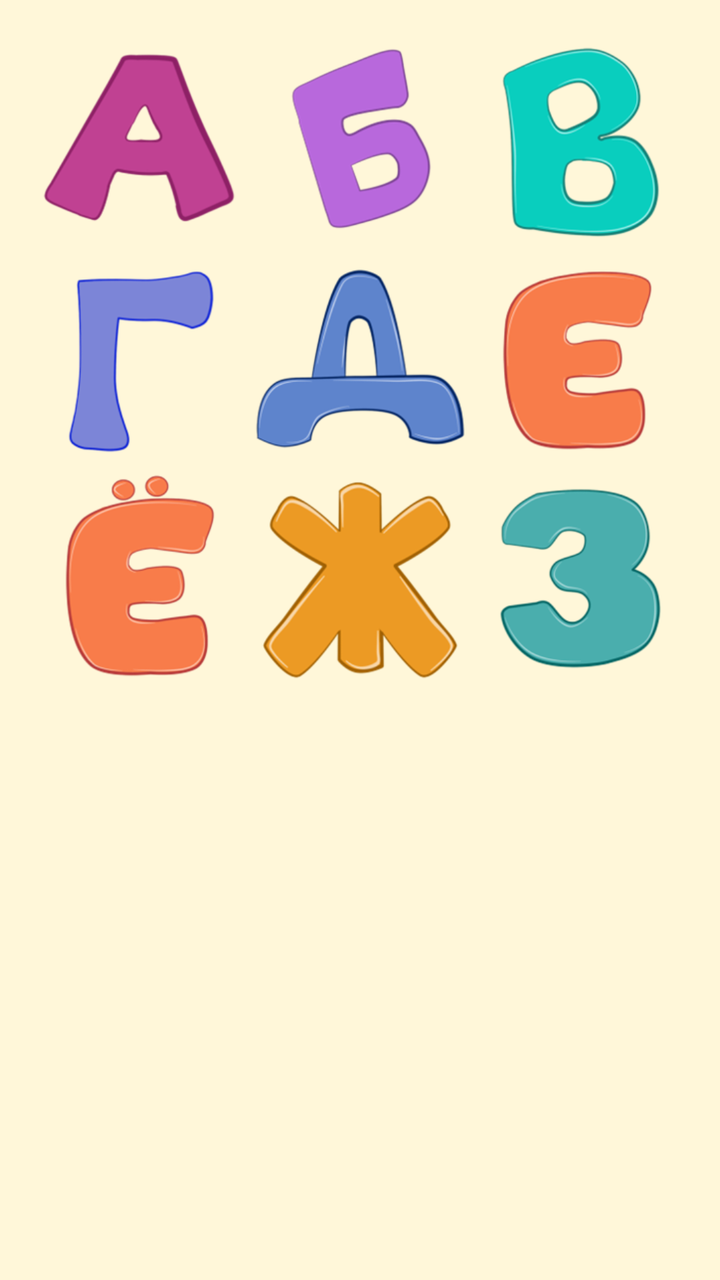
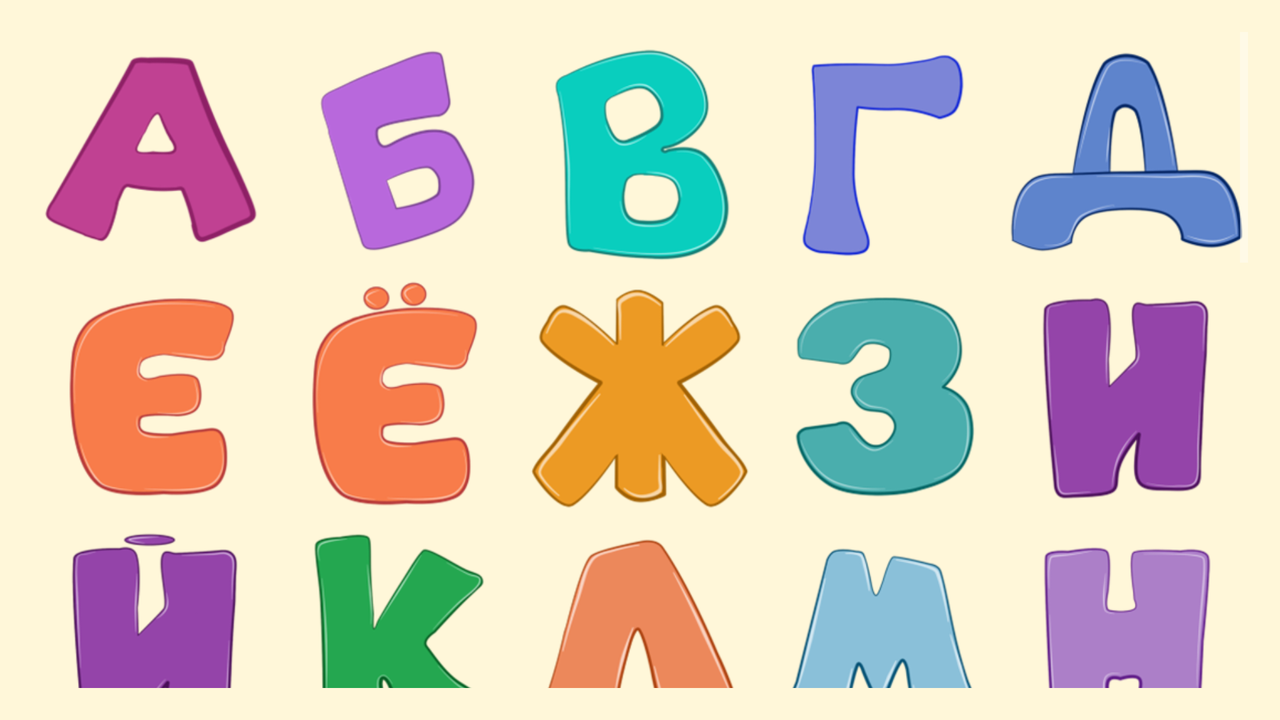

One screen, two layout resources from the same app: the default and the repository's alternative for another configuration. Each is rendered where Android would select it; the XML of both is given below.
<!-- AndroidManifest.xml: application theme AppTheme -->
<!-- res/layout/activity_2.xml -->
<?xml version="1.0" encoding="utf-8"?>
<TableLayout
    xmlns:android="http://schemas.android.com/apk/res/android"
    xmlns:tools="http://schemas.android.com/tools"
    android:layout_width="match_parent"
    android:layout_height="match_parent"
    android:paddingLeft="@dimen/activity_horizontal_margin"
    android:paddingRight="@dimen/activity_horizontal_margin"
    android:paddingTop="@dimen/activity_vertical_margin"
    android:paddingBottom="@dimen/activity_vertical_margin"
    tools:context="com.webacademy.androidprojectteam.Activity_2"
    android:background="@color/bgrActivity2"
    android:rowCount="3"
    android:columnCount="3">
    <TableRow
        android:layout_width="match_parent"
        android:layout_height="wrap_content">
        <ImageView
            style="@style/AlphabetButtons"
            android:id="@+id/buttonA"
            android:src="@drawable/a_button"/>
        <ImageView
            style="@style/AlphabetButtons"
            android:id="@+id/buttonB"
            android:src="@drawable/b_button"/>
        <ImageView
            style="@style/AlphabetButtons"
            android:id="@+id/buttonV"
            android:src="@drawable/v_button"/>
    </TableRow>
    <TableRow
        android:layout_width="match_parent"
        android:layout_height="wrap_content">
        <ImageView
            style="@style/AlphabetButtons"
            android:id="@+id/buttonG"
            android:src="@drawable/g_button"/>
        <ImageView
            style="@style/AlphabetButtons"
            android:id="@+id/buttonD"
            android:src="@drawable/d_button"/>
        <ImageView
            style="@style/AlphabetButtons"
            android:id="@+id/buttonE"
            android:src="@drawable/e_button"/>
    </TableRow>
    <TableRow
        android:layout_width="match_parent"
        android:layout_height="wrap_content">
        <ImageView
            style="@style/AlphabetButtons"
            android:id="@+id/buttonEy"
            android:src="@drawable/ey_button"/>
        <ImageView
            style="@style/AlphabetButtons"
            android:id="@+id/buttonZh"
            android:src="@drawable/zh_button"/>
        <ImageView
            style="@style/AlphabetButtons"
            android:id="@+id/buttonZ"
            android:src="@drawable/z_button"/>
    </TableRow>
</TableLayout>
<!-- resources referenced by this layout -->
<resources>
  <color name="bgrActivity2">#FFF7D9</color>
  <dimen name="activity_horizontal_margin">16dp</dimen>
  <dimen name="activity_vertical_margin">16dp</dimen>
  <!-- drawable a_button: png bitmap (drawable, 13242 bytes) -->
  <!-- drawable b_button: png bitmap (drawable, 12015 bytes) -->
  <!-- drawable d_button: png bitmap (drawable, 19847 bytes) -->
  <!-- drawable e_button: png bitmap (drawable, 16924 bytes) -->
  <!-- drawable ey_button: png bitmap (drawable, 19162 bytes) -->
  <!-- drawable g_button: png bitmap (drawable, 9754 bytes) -->
  <!-- drawable v_button: png bitmap (drawable, 20693 bytes) -->
  <!-- drawable z_button: png bitmap (drawable, 16808 bytes) -->
  <!-- drawable zh_button: png bitmap (drawable, 22564 bytes) -->
  <style name="AlphabetButtons">
          <item name="android:layout_width">0dp</item>
          <item name="android:layout_weight">1</item>
          <item name="android:layout_height">wrap_content</item>
          <item name="android:onClick">alphabetButtonClick</item>
          <item name="android:adjustViewBounds">true</item>
          <item name="android:scaleType">centerInside</item>
      </style>
  <style name="AppTheme" parent="Theme.AppCompat.NoActionBar" />
</resources>
<!-- res/layout-land/activity_2.xml (the repository's variant of the layout above) -->
<!-- drawn on the phone turned sideways -->
<?xml version="1.0" encoding="utf-8"?>
<LinearLayout
    xmlns:android="http://schemas.android.com/apk/res/android"
    xmlns:tools="http://schemas.android.com/tools"
    android:layout_width="match_parent"
    android:layout_height="match_parent"
    android:orientation="vertical"
    android:paddingLeft="@dimen/activity_horizontal_margin"
    android:paddingRight="@dimen/activity_horizontal_margin"
    android:paddingTop="@dimen/activity_vertical_margin"
    android:paddingBottom="@dimen/activity_vertical_margin"
    tools:context="com.webacademy.androidprojectteam.Activity_2"
    android:background="@color/bgrActivity2">
    <ScrollView
        android:layout_width="match_parent"
        android:layout_height="wrap_content">
        <TableLayout
            android:layout_width="match_parent"
            android:layout_height="wrap_content">
            <TableRow>
                <ImageView
                    style="@style/AlphabetButtons"
                    android:id="@+id/buttonA"
                    android:src="@drawable/a_button" />
                <ImageView
                    style="@style/AlphabetButtons"
                    android:id="@+id/buttonB"
                    android:src="@drawable/b_button"/>
                <ImageView
                    style="@style/AlphabetButtons"
                    android:id="@+id/buttonV"
                    android:src="@drawable/v_button" />
                <ImageView
                    style="@style/AlphabetButtons"
                    android:id="@+id/buttonG"
                    android:src="@drawable/g_button"/>
                <ImageView
                    style="@style/AlphabetButtons"
                    android:id="@+id/buttonD"
                    android:src="@drawable/d_button"/>
            </TableRow>
            <TableRow>
                <ImageView
                    style="@style/AlphabetButtons"
                    android:id="@+id/buttonE"
                    android:src="@drawable/e_button"/>
                <ImageView
                    style="@style/AlphabetButtons"
                    android:id="@+id/buttonEy"
                    android:src="@drawable/ey_button"/>
                <ImageView
                    style="@style/AlphabetButtons"
                    android:id="@+id/buttonZh"
                    android:src="@drawable/zh_button"/>
                <ImageView
                    style="@style/AlphabetButtons"
                    android:id="@+id/buttonZ"
                    android:src="@drawable/z_button"/>
                <ImageView
                    style="@style/AlphabetButtons"
                    android:id="@+id/buttonI"
                    android:src="@drawable/i_button"/>
            </TableRow>
            <TableRow>
                <ImageView
                    style="@style/AlphabetButtons"
                    android:id="@+id/buttonIy"
                    android:src="@drawable/iy_button"/>
                <ImageView
                    style="@style/AlphabetButtons"
                    android:id="@+id/buttonK"
                    android:src="@drawable/k_button"/>
                <ImageView
                    style="@style/AlphabetButtons"
                    android:id="@+id/buttonL"
                    android:src="@drawable/l_button"/>
                <ImageView
                    style="@style/AlphabetButtons"
                    android:id="@+id/buttonM"
                    android:src="@drawable/m_button"/>
                <ImageView
                    style="@style/AlphabetButtons"
                    android:id="@+id/buttonN"
                    android:src="@drawable/n_button"/>
            </TableRow>
            <TableRow>
                <ImageView
                    style="@style/AlphabetButtons"
                    android:id="@+id/buttonO"
                    android:src="@drawable/o_button"/>
                <ImageView
                    style="@style/AlphabetButtons"
                    android:id="@+id/buttonP"
                    android:src="@drawable/p_button"/>
                <ImageView
                    style="@style/AlphabetButtons"
                    android:id="@+id/buttonR"
                    android:src="@drawable/r_button"/>
                <ImageView
                    style="@style/AlphabetButtons"
                    android:id="@+id/buttonS"
                    android:src="@drawable/s_button"/>
                <ImageView
                    style="@style/AlphabetButtons"
                    android:id="@+id/buttonT"
                    android:src="@drawable/t_button"/>
            </TableRow>
            <TableRow>
                <ImageView
                    style="@style/AlphabetButtons"
                    android:id="@+id/buttonU"
                    android:src="@drawable/u_button"/>
                <ImageView
                    style="@style/AlphabetButtons"
                    android:id="@+id/buttonF"
                    android:src="@drawable/f_button"/>
                <ImageView
                    style="@style/AlphabetButtons"
                    android:id="@+id/buttonH"
                    android:src="@drawable/h_button"/>
                <ImageView
                    style="@style/AlphabetButtons"
                    android:id="@+id/buttonC"
                    android:src="@drawable/c_button"/>
                <ImageView
                    style="@style/AlphabetButtons"
                    android:id="@+id/buttonCh"
                    android:src="@drawable/ch_button"/>
            </TableRow>
            <TableRow>
                <ImageView
                    style="@style/AlphabetButtons"
                    android:id="@+id/buttonSh"
                    android:src="@drawable/sh_button"/>
                <ImageView
                    style="@style/AlphabetButtons"
                    android:id="@+id/buttonShy"
                    android:src="@drawable/shy_button"/>
                <ImageView
                    style="@style/AlphabetButtons"
                    android:id="@+id/buttonZt"
                    android:src="@drawable/zt_button"/>
                <ImageView
                    style="@style/AlphabetButtons"
                    android:id="@+id/buttonYy"
                    android:src="@drawable/yy_button"/>
                <ImageView
                    style="@style/AlphabetButtons"
                    android:id="@+id/buttonZm"
                    android:src="@drawable/zm_button"/>
            </TableRow>
            <TableRow>
                <ImageView
                    style="@style/AlphabetButtons"
                    android:id="@+id/buttonEe"
                    android:src="@drawable/ee_button"/>
                <ImageView
                    style="@style/AlphabetButtons"
                    android:id="@+id/buttonUy"
                    android:src="@drawable/uy_button"/>
                <ImageView
                    style="@style/AlphabetButtons"
                    android:id="@+id/buttonYa"
                    android:src="@drawable/ya_button"/>
            </TableRow>
        </TableLayout>
    </ScrollView>
</LinearLayout>
<!-- resources referenced by the variant -->
<!-- as the phone turned sideways resolves them -->
<resources>
  <color name="bgrActivity2">#FFF7D9</color>
  <dimen name="activity_horizontal_margin">16dp</dimen>
  <dimen name="activity_vertical_margin">16dp</dimen>
  <!-- drawable a_button: png bitmap (drawable, 13242 bytes) -->
  <!-- drawable b_button: png bitmap (drawable, 12015 bytes) -->
  <!-- drawable c_button: png bitmap (drawable, 19662 bytes) -->
  <!-- drawable ch_button: png bitmap (drawable, 17499 bytes) -->
  <!-- drawable d_button: png bitmap (drawable, 19847 bytes) -->
  <!-- drawable e_button: png bitmap (drawable, 16924 bytes) -->
  <!-- drawable ee_button: png bitmap (drawable, 17772 bytes) -->
  <!-- drawable ey_button: png bitmap (drawable, 19162 bytes) -->
  <!-- drawable f_button: png bitmap (drawable, 22277 bytes) -->
  <!-- drawable g_button: png bitmap (drawable, 9754 bytes) -->
  <!-- drawable h_button: png bitmap (drawable, 19719 bytes) -->
  <!-- drawable i_button: png bitmap (drawable, 17653 bytes) -->
  <!-- drawable iy_button: png bitmap (drawable, 19005 bytes) -->
  <!-- drawable k_button: png bitmap (drawable, 18037 bytes) -->
  <!-- drawable l_button: png bitmap (drawable, 17717 bytes) -->
  <!-- drawable m_button: png bitmap (drawable, 17795 bytes) -->
  <!-- drawable n_button: png bitmap (drawable, 17504 bytes) -->
  <!-- drawable o_button: png bitmap (drawable, 19782 bytes) -->
  <!-- drawable p_button: png bitmap (drawable, 17725 bytes) -->
  <!-- drawable r_button: png bitmap (drawable, 16012 bytes) -->
  <!-- drawable s_button: png bitmap (drawable, 17487 bytes) -->
  <!-- drawable sh_button: png bitmap (drawable, 24789 bytes) -->
  <!-- drawable shy_button: png bitmap (drawable, 26496 bytes) -->
  <!-- drawable t_button: png bitmap (drawable, 14178 bytes) -->
  <!-- drawable u_button: png bitmap (drawable, 17078 bytes) -->
  <!-- drawable uy_button: png bitmap (drawable, 24549 bytes) -->
  <!-- drawable v_button: png bitmap (drawable, 20693 bytes) -->
  <!-- drawable ya_button: png bitmap (drawable, 16841 bytes) -->
  <!-- drawable yy_button: png bitmap (drawable, 26078 bytes) -->
  <!-- drawable z_button: png bitmap (drawable, 16808 bytes) -->
  <!-- drawable zh_button: png bitmap (drawable, 22564 bytes) -->
  <!-- drawable zm_button: png bitmap (drawable, 16357 bytes) -->
  <!-- drawable zt_button: png bitmap (drawable, 19390 bytes) -->
  <style name="AlphabetButtons">
          <item name="android:layout_width">0dp</item>
          <item name="android:layout_weight">1</item>
          <item name="android:layout_height">wrap_content</item>
          <item name="android:onClick">alphabetButtonClick</item>
          <item name="android:adjustViewBounds">true</item>
          <item name="android:scaleType">centerInside</item>
      </style>
  <style name="AppTheme" parent="Theme.AppCompat.NoActionBar" />
</resources>
